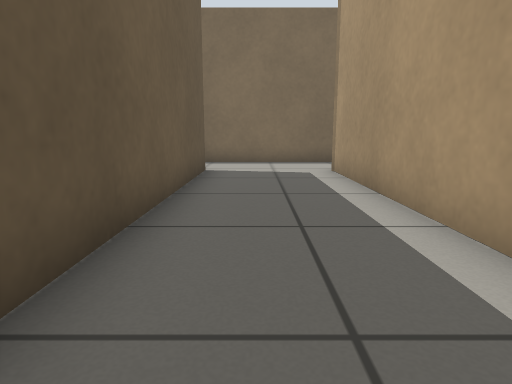
view 1 (above)

13 first-person views from a walk through a Gazebo world. The camera is 0.5 m above the floor, tilts 10° down and sees 75° across. The floor is counted in squares, 0.5 m on a side. Each view is taken from the middle of a square. On the plan, view 1 faces up. The plan holds only what a view shows up to about 12 squares ahead; the rest is blank.

view 2
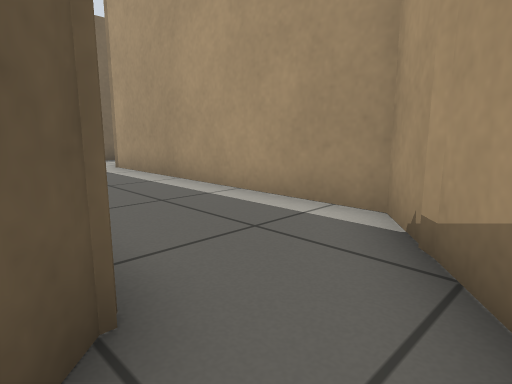

view 3
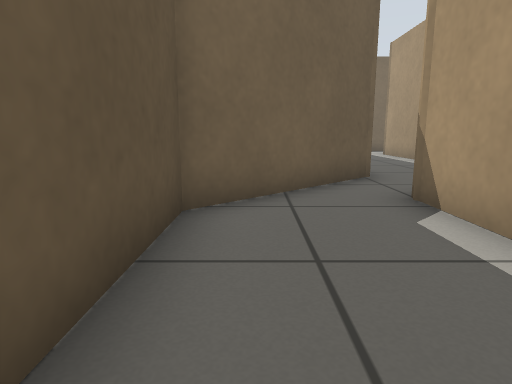

view 4
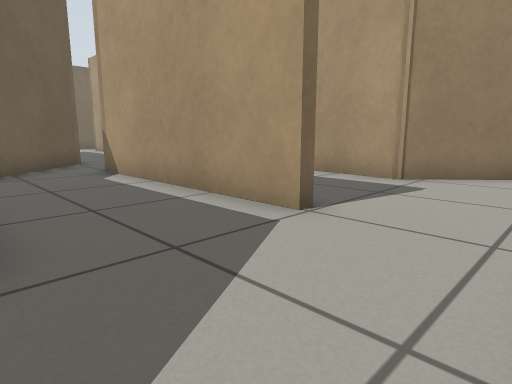

view 5
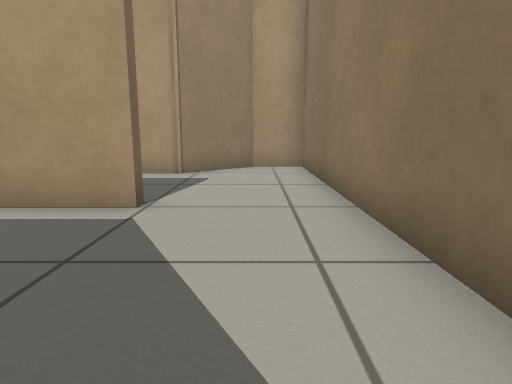

view 6
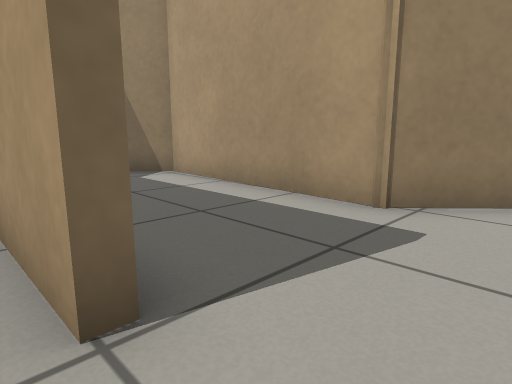

view 7
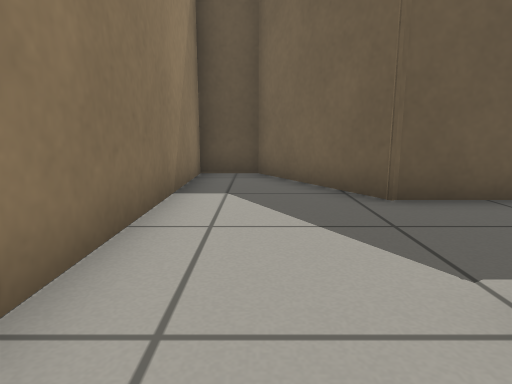

view 8
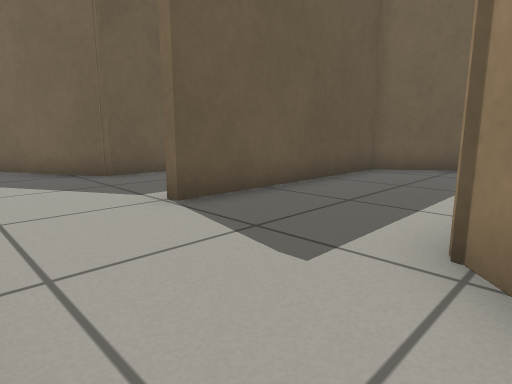

view 9
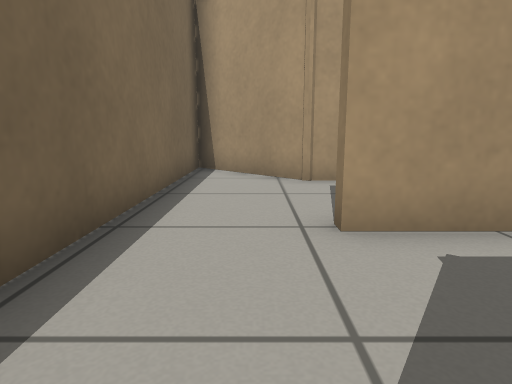

view 10
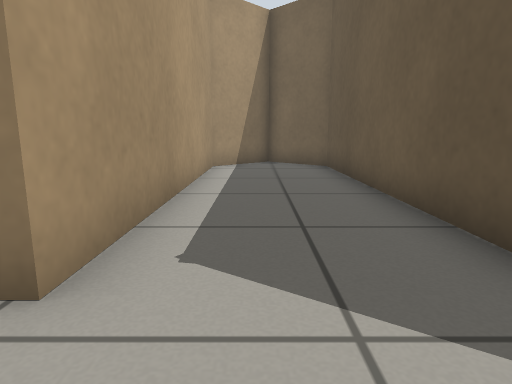

view 11
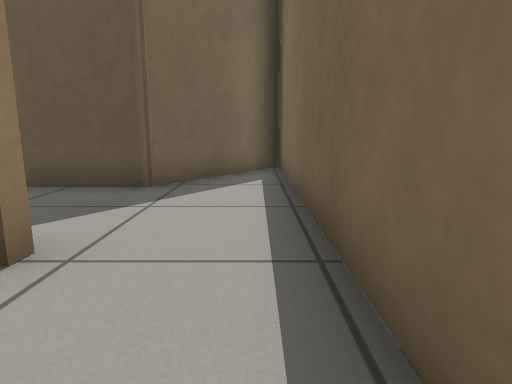

view 12
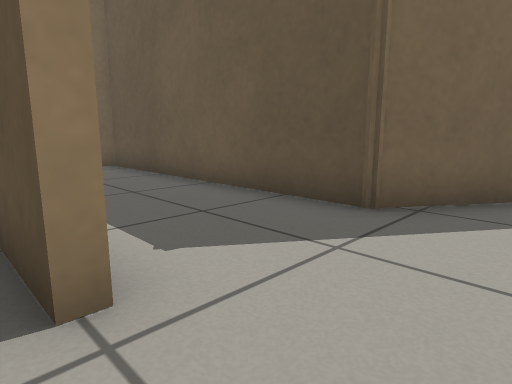

view 13
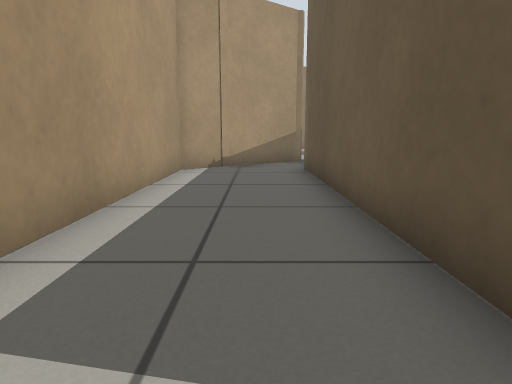

### Floor plan
Ten units are one square. View 1 is at (0, 0); x grows to the right and y downward. Boxes are objects, and circles mark ways between rooms. Rooms are numbered by the first view taken in them; rooms with no view inside come last. Other rooms are left out.
<svg viewBox="-95 -122 145 241">
<path fill="none" stroke="#000" d="M-16 85 -16 20 7 3M-14 -7 -50 28 -50 80 -83 99 -83 114 -14 114M-14 114 40 114 40 99 23 81 27 22 19 13M5 8 -14 23 -14 85M-5 -117 -90 -117 -52 -90 -52 -8 -35 9 -16 -10 -16 -92M-14 -93 -14 -7M45 -117 -5 -117M7 3 21 -7 21 -89 45 -114"/>
<circle cx="-10" cy="100" r="3" fill="#2a7"/>
<circle cx="0" cy="0" r="3" fill="#2a7"/>
<circle cx="-10" cy="-105" r="3" fill="#2a7"/>
<text x="-30" y="70">1</text>
<text x="10" y="70">2</text>
<text x="-30" y="-70">3</text>
<text x="10" y="-70">4</text>
</svg>
Room 1 opens to room 2. Room 1 opens to room 4. Room 3 opens to room 4.

Where each view was taken, in squares from view 1:
view 1: 0 up, 0 right, facing up
view 2: 1 down, 2 left, facing up-right
view 3: 7 down, 4 left, facing up
view 4: 11 down, 5 left, facing up-right
view 5: 10 down, 6 left, facing right
view 6: 10 down, 2 left, facing up-right
view 7: 10 down, 0 right, facing left
view 8: 11 down, 3 right, facing up-left
view 9: 10 up, 5 left, facing right
view 10: 11 up, 3 left, facing down
view 11: 11 up, 1 right, facing left
view 12: 11 up, 1 left, facing down-left
view 13: 10 up, 0 right, facing down
